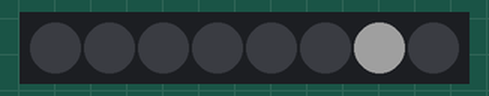
A sketch run on a simulated ATtiny85, built with avr-gcc and run on an emulated ATtiny85. Parts: 8 RGB LEDs in strip order, left to right. Dim RGB values are drawn brighter than linear; sleep ends after the set time or at an interrupt; random numbers use the default seed unless the sketch sets one.

Above: at 2.33 s.
At 8.51 s:
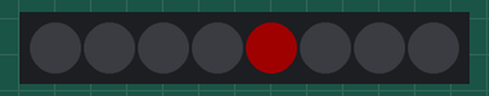
At 13.67 s:
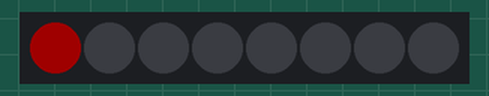
At 22.17 s:
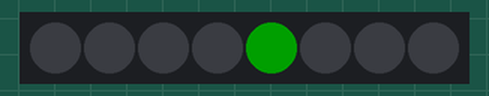
At 31.42 s:
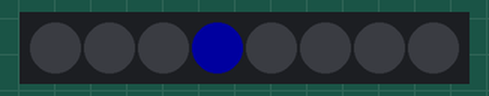
At 39.63 s:
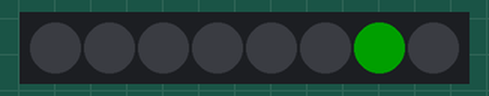
Timing chart, 0 to 40.0 s (numbered marks = the images above):
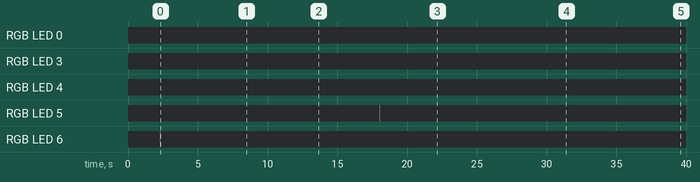

Measured:
- by itself, RGB LED 0: off → RGB(31, 0, 0) at 13.7 s, → off 0.02 s later
- by itself, RGB LED 3: off → RGB(31, 31, 31) at 23.2 s, → off 0.02 s later, → RGB(0, 0, 31) 8.2 s later, → off 0.02 s later
- by itself, RGB LED 4: off → RGB(31, 0, 0) at 8.5 s, → off 0.02 s later, → RGB(0, 31, 0) 13.6 s later, → off 0.02 s later
- by itself, RGB LED 6: off → RGB(31, 31, 31) at 2.3 s, → off 0.02 s later, → RGB(0, 31, 0) 37.3 s later, → off 0.02 s later

The sketch:

Ear_Ring_1_8.ino
```cpp
#include "FastLED.h"
#include <avr/sleep.h>
#include <avr/power.h>
#include <avr/wdt.h>
#include <avr/io.h>


// Utility macros
#define adc_disable() (ADCSRA &= ~(1<<ADEN)) // disable ADC (before power-off)
#define adc_enable()  (ADCSRA |=  (1<<ADEN)) // re-enable ADC

#define DEBUG 0
// How many leds in your strip?
#if DEBUG
#define NUM_LEDS 1
#else
#define  NUM_LEDS 8
#endif

// For led chips like Neopixels, which have a data line, ground, and power, you just
// need to define DATA_PIN.  For led chipsets that are SPI based (four wires - data, clock,
// ground, and power), like the LPD8806 define both DATA_PIN and CLOCK_PIN
#define DATA_PIN 3
#define CLOCK_PIN 13

// Define the array of leds
CRGB leds[NUM_LEDS];


void setup() {
  //clock_prescale_set(clock_div_4);
  pinMode(0, INPUT_PULLUP);
  pinMode(1, INPUT_PULLUP);
  pinMode(2, INPUT_PULLUP);
  FastLED.addLeds<NEOPIXEL, DATA_PIN>(leds, NUM_LEDS);
  pinMode(4, OUTPUT);  // ring power

#if DEBUG
  pinMode(0, OUTPUT);  // debug on
  pinMode(2, OUTPUT);  // debug off
 #endif
  adc_disable(); // ADC uses ~320uA
  set_sleep_mode(SLEEP_MODE_PWR_DOWN);
}

void enterSleep(void)
{
  sleep_enable();
  sleep_cpu();
}

boolean on;
unsigned char ran;
void flash(){
   static int i=0;
    if (on) {
     ran= random8();

      // Turn the LED on, then pause
      digitalWrite(0, HIGH);   // strobe debug
      digitalWrite(4, HIGH);   // lights on !
#if DEBUG
      i=0;
#else
      i=ran&7;
#endif
      digitalWrite(0, LOW);    // end of debug strobe
      pinMode(3, OUTPUT);      // enable led programming
      switch ((ran &0x18)>>3){
 #define MAX 31
        case 0:
          leds[i]=CRGB(MAX,MAX,MAX);
          break;
        case 1:
          leds[i]=CRGB(MAX,0,0);
          break;
        case 2:
         leds[i]=CRGB(0,MAX,0);
          break;
        case 3:
         leds[i]=CRGB(0,0,MAX);
          break;
      }
      FastLED.show();    // send programming to leds
      pinMode(3, INPUT);  // to save current

   } else {
      // Now turn the LED off, then pause
      #if DEBUG
            digitalWrite(2, HIGH);
            digitalWrite(2, LOW);
      #endif
      pinMode(3, OUTPUT);
      leds[i] = CRGB::Black;
       FastLED.show();
       digitalWrite(3, LOW);
      digitalWrite(4, LOW);
      pinMode(3, INPUT);
   }
   on = !on;
}

void waitSleep(int millisec) {
  while (millisec) {
    goSleep(on);
    millisec--;
  }
}

void goSleep(boolean fast) {
  watchdogSetup(fast); //enable watchDog
  power_timer0_disable(); //disable Timer 0
  power_timer1_disable(); //disable Timer 1
  set_sleep_mode(SLEEP_MODE_PWR_DOWN);
  sleep_mode();
  //disable watchdog after sleep
  wdt_disable();
  power_timer0_enable(); //enable Timer 0
  power_timer1_enable(); //enable Timer 1
}

void watchdogSetup(boolean fast) {

  //WDP3 - WDP2 - WPD1 - WDP0 - time
  // 0      0      0      0      16 ms
  // 0      0      0      1      32 ms
  // 0      0      1      0      64 ms
  // 0      0      1      1      0.125 s
  // 0      1      0      0      0.25 s
  // 0      1      0      1      0.5 s
  // 0      1      1      0      1.0 s
  // 0      1      1      1      2.0 s
  // 1      0      0      0      4.0 s
  // 1      0      0      1      8.0 s


  // Reset the watchdog reset flag
  bitClear(MCUSR, WDRF);
  // Start timed sequence
  bitSet(WDTCR, WDCE); //Watchdog Change Enable to clear WD
  bitSet(WDTCR, WDE); //Enable WD

if (!fast) {
    bitClear(WDTCR, WDP3);
    bitClear(WDTCR, WDP2);
    bitClear(WDTCR, WDP1);
    bitClear(WDTCR, WDP0);
} else {
#if DEBUG
  // Set new watchdog timeout value to 64ms
  //bitSet(WDTCR, WDP1); //64ms
  bitSet(WDTCR, WDP2); //250ms
#else
  if (ran & 0x1) {
    bitSet(WDTCR, WDP3);
  } else {
    bitSet(WDTCR, WDP2);
    if (ran & 0x4)
      bitSet(WDTCR, WDP1);
  }
  if (ran & 0x2)
    bitSet(WDTCR, WDP0);
#endif
}

  // Enable interrupts instead of reset
  bitSet(WDTCR, WDIE);
}

ISR(WDT_vect) {
  // Don't do anything here but we must include this
  // block of code otherwise the interrupt calls an
  // uninitialized interrupt handler.
}


void loop() {
  flash();

  waitSleep(1);

}
```
